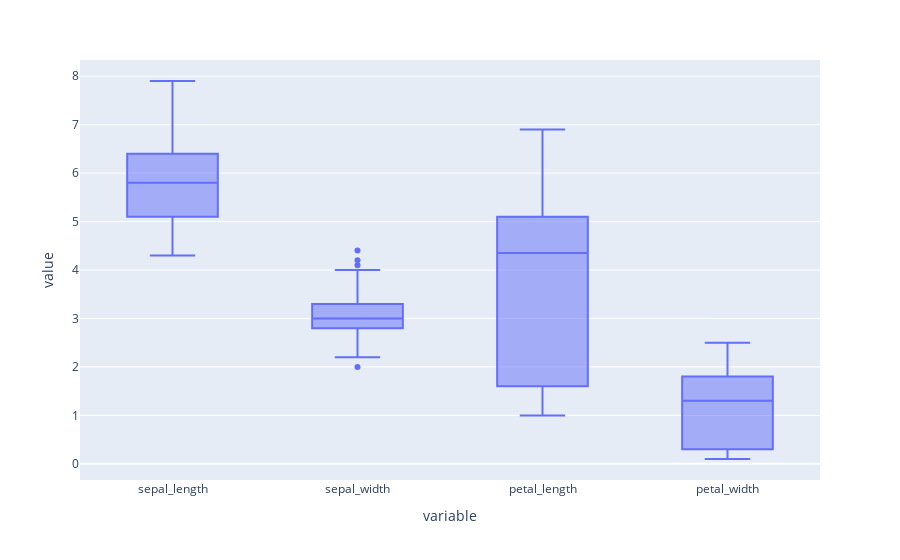

Notebook source saved alongside this figure:
### Code cell
px.box(df.iloc[:,:-1])

### Figure 1 — Plotly figure (JSON) as saved in the notebook; plotly's stock layout.template omitted (floating-point values rounded to 4 significant figures; data arrays with more than 128 entries replaced by an {"elided": "..."} marker saying what was removed)
{"data": [{"alignmentgroup": "True", "hovertemplate": "variable=%{x}<br>value=%{y}<extra></extra>", "legendgroup": "", "marker": {"color": "#636efa"}, "name": "", "notched": false, "offsetgroup": "", "orientation": "v", "showlegend": false, "type": "box", "x": {"elided": "600 str values"}, "x0": " ", "xaxis": "x", "y": {"elided": "600 float values"}, "y0": " ", "yaxis": "y"}], "layout": {"boxmode": "group", "legend": {"tracegroupgap": 0}, "margin": {"t": 60}, "xaxis": {"anchor": "y", "domain": [0, 1], "title": {"text": "variable"}}, "yaxis": {"anchor": "x", "domain": [0, 1], "title": {"text": "value"}}}}
